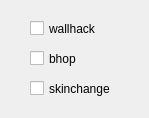
<?xml version="1.0" encoding="UTF-8"?>
<ui version="4.0">
 <class>Dialog</class>
 <widget class="QDialog" name="Dialog">
  <property name="geometry">
   <rect>
    <x>0</x>
    <y>0</y>
    <width>149</width>
    <height>118</height>
   </rect>
  </property>
  <property name="windowTitle">
   <string>Dialog</string>
  </property>
  <widget class="QCheckBox" name="cb1">
   <property name="geometry">
    <rect>
     <x>30</x>
     <y>20</y>
     <width>70</width>
     <height>17</height>
    </rect>
   </property>
   <property name="text">
    <string>wallhack</string>
   </property>
  </widget>
  <widget class="QCheckBox" name="cb2">
   <property name="geometry">
    <rect>
     <x>30</x>
     <y>50</y>
     <width>70</width>
     <height>17</height>
    </rect>
   </property>
   <property name="text">
    <string>bhop</string>
   </property>
  </widget>
  <widget class="QCheckBox" name="cb3">
   <property name="geometry">
    <rect>
     <x>30</x>
     <y>80</y>
     <width>81</width>
     <height>17</height>
    </rect>
   </property>
   <property name="text">
    <string>skinchanger</string>
   </property>
  </widget>
 </widget>
 <resources/>
 <connections/>
</ui>
